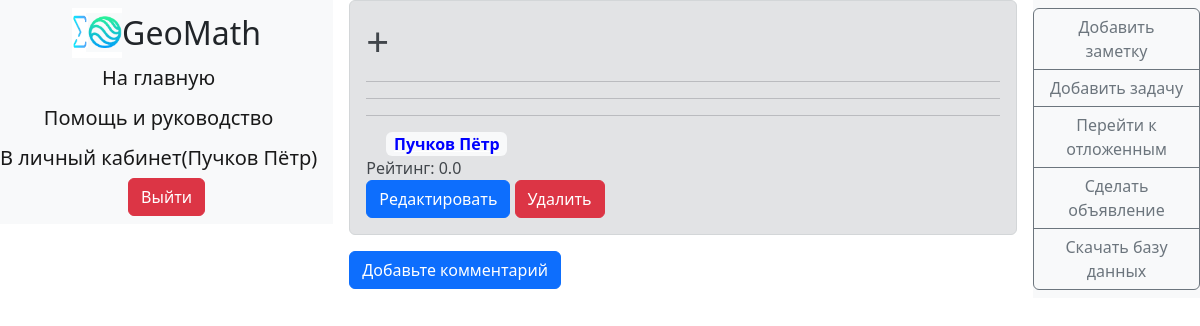
Page /post/1 (signed in) on the committed database.
### data/users.py (models this page shows, shortened)
class User(SqlAlchemyBase, UserMixin):
    __tablename__ = 'users'
    id = sqlalchemy.Column(sqlalchemy.Integer,
                           primary_key=True, autoincrement=True)
    name = sqlalchemy.Column(sqlalchemy.String, nullable=True)
    status = sqlalchemy.Column(sqlalchemy.String, nullable=True)
    about = sqlalchemy.Column(sqlalchemy.String, nullable=True)
    email = sqlalchemy.Column(sqlalchemy.String,
                              index=True, unique=True, nullable=True)
    email_code = sqlalchemy.Column(sqlalchemy.String)
    new_email = sqlalchemy.Column(sqlalchemy.String)
    new_email_code = sqlalchemy.Column(sqlalchemy.String, default='')
    hashed_password = sqlalchemy.Column(sqlalchemy.String, nullable=True)
    created_date = sqlalchemy.Column(sqlalchemy.DateTime,
                                     default=datetime.datetime.now)
    wrong = sqlalchemy.Column(sqlalchemy.PickleType, default=[])
    toread = sqlalchemy.Column(sqlalchemy.PickleType, default=[])
    subscribers_count = sqlalchemy.Column(sqlalchemy.Integer, default=0)
    readers = sqlalchemy.Column(sqlalchemy.PickleType, default=[])
    subscribes = sqlalchemy.Column(sqlalchemy.PickleType, default=[])
    posts = orm.relation("Post", back_populates='user')
    problems = orm.relation("Problem", back_populates='user')
    solutions = orm.relation("Solution", back_populates='user')
    comments = orm.relation("Comment", back_populates='user')
    def profile_href(self):
        return f"/profile/{self.id}"

### data/post.py (models this page shows, shortened)
class Post(SqlAlchemyBase):
    __tablename__ = 'posts'
    id = sqlalchemy.Column(sqlalchemy.Integer,
                           primary_key=True, autoincrement=True)
    title = sqlalchemy.Column(sqlalchemy.String, nullable=True)
    theme = sqlalchemy.Column(sqlalchemy.String)
    rank = sqlalchemy.Column(sqlalchemy.Float,default=0)
    content = sqlalchemy.Column(sqlalchemy.String, nullable=True)
    created_date = sqlalchemy.Column(sqlalchemy.DateTime,
                                     default=datetime.datetime.now)
    user_id = sqlalchemy.Column(sqlalchemy.Integer,
                                sqlalchemy.ForeignKey("users.id"))
    user = orm.relation('User')
    comments = orm.relation("Comment", back_populates='post')
    liked_by = sqlalchemy.Column(sqlalchemy.PickleType, default=[])
    files = orm.relation("UsersFile", back_populates='post')
    categories = orm.relation("Category",
                              secondary="posts_and_cats",
                              back_populates="posts")

### main.py (the view, shortened to what this page needs)
@login_required
@app.route('/post/<int:post_id>', methods=['GET', 'POST'])
def post_show(post_id):
    if not current_user.is_authenticated:
        return redirect('/login')
    db_sess = db_session.create_session()
    post = db_sess.query(Post).filter(Post.id == post_id).first()
    if not post:
        db_sess.close()
        res = make_response("К сожалению такой записи нет")
        return res
    form = CommentAddForm()
    res = make_response(
        render_template("postshow.html", title="Запись", post=post, form=form, viewer=current_user,
                        with_cats_show=with_cats_show, admin_message=admin_message))
    return res

### data/db_session.py (called while the page is built)
def create_session() -> Session:
    global __factory
    return __factory()

### main.py (called while the page is built)
def with_cats_show(text):
    res = []
    i = 0
    n = len(text)
    while i < n:
        if text[i] == '#':
            j = 1
            teg = []
            while i + j < n:
                if text[i + j] in '#\n \t,;':
                    break
                teg.append(text[i + j])
                j += 1
            res.append(f"<a href='/***/***/неделя/{''.join(teg)}'>#{''.join(teg)}</a>")
            if i + j < n:
                res.append(text[i + j])
            i += j
        else:
            res.append(text[i])
            i += 1
    return ''.join(res)

@login_manager.user_loader
def load_user(user_id):
    db_sess = db_session.create_session()
    return db_sess.query(User).get(user_id)

### templates/postshow.html (shortened to what this page needs)
{% extends "base.html" %}
{% block content %}
<div class="alert alert-secondary">
    <h1>{{ with_cats_show(post.title)|safe }}</h1>
    <hr>
    <hr>
    <hr>
    <a class="badge bg-light" style="margin-left:20px" href={{ post.user.profile_href() }}><font size="3" color="blue">
        {{ post.user.name }}
    </font></a>
<div>Рейтинг: {{post.rank}}</div>
{% if viewer==post.user %}
{% set edit_href = "/edit_post/"+post.id|string %}
{% set delete_href = "/delete_post/"+post.id|string %}
<a class="btn btn-primary" href={{ edit_href }}>Редактировать</a>
{% if not post.comments %}
<a class="btn btn-danger" href={{ delete_href }}>Удалить</a>
{% endif %}
{% endif %}
</div>
<p>
    <button class="btn btn-primary" type="button" data-bs-toggle="collapse" data-bs-target="#collapse1"
            aria-expanded="false" aria-controls="collapse1">
        {{ form.content.label }}
    </button>
</p>
{% endblock %}

### templates/base.html (shortened to what this page needs)
<!doctype html>
<html lang="en">
<head>
    <link href="https://cdn.jsdelivr.net/npm/bootstrap@5.2.0-beta1/dist/css/bootstrap.min.css" rel="stylesheet"
>
    <link href="/static/css/bootstrap.min.css" rel="stylesheet">
    <link href="/static/css/cheatsheet.css" rel="stylesheet">
    <link href="/static/css/my.css" rel="stylesheet">
</head>
<body>
<header>
    <nav class="navbar navbar-secondary bg-light flex-column sticky-top">
        <div><img src="/static/images/icon.png" height="50" style="vertical-align: middle"><font size="6"
                                                                                                style="vertical-align: middle">GeoMath</font>
        </div>
        <a class="navbar-brand" href="/">На главную</a>
        <a class="navbar-brand" href="/help">Помощь и руководство</a>
        {% if current_user.is_authenticated %}
        <a class="navbar-brand" href={{ current_user.profile_href() }}>В личный кабинет({{ current_user.name
            }})</a>
        {% endif %}
        {% if current_user.is_authenticated %}
        <a class="btn btn-danger" href="/logout">Выйти</a>
        {% else %}
        <p>
            <a class="btn btn-primary " href="/register">Зарегистрироваться</a>
            <a class="btn btn-success" href="/login">Войти</a>
        </p>
        {% endif %}
    </nav>
</header>
<main role="main">
    {% block content %}{% endblock %}
</main>
<header>
    <nav class="navbar navbar bg-light flex-column  sticky-top">
        <div class="btn-group-vertical" role="group">
            {% if current_user.is_authenticated %}
            <a href="/add_post" class="btn btn-outline-secondary">Добавить заметку</a>
            <a href="/add_problem" class="btn btn-outline-secondary">Добавить задачу</a>
            <a class="btn btn-outline-secondary" href="/my">Перейти к отложенным</a>
            {% if current_user.status == "администратор" %}
            <a class="btn btn-outline-secondary" href="/admin_message">Сделать объявление</a>
            <a class="btn btn-outline-secondary" href="/get_db">Скачать базу данных</a>
            {% endif %}
            {% endif %}
        </div>
    </nav>
</header>
</body>
</html>

### static/css/cheatsheet.css (style rules this page uses)
body { scroll-behavior: smooth; }
@media (min-width: 1200px) { body { display: grid; grid-template-rows: auto; grid-template-columns: 1fr 4fr 1fr; gap: 1rem; } }

### static/css/my.css (style rules this page uses)
body { background-color: white; }

### rows in the picture
User: name "Пучков Пётр", user.name "Пучков Пётр"
Post: title "+", rank "0.0"
